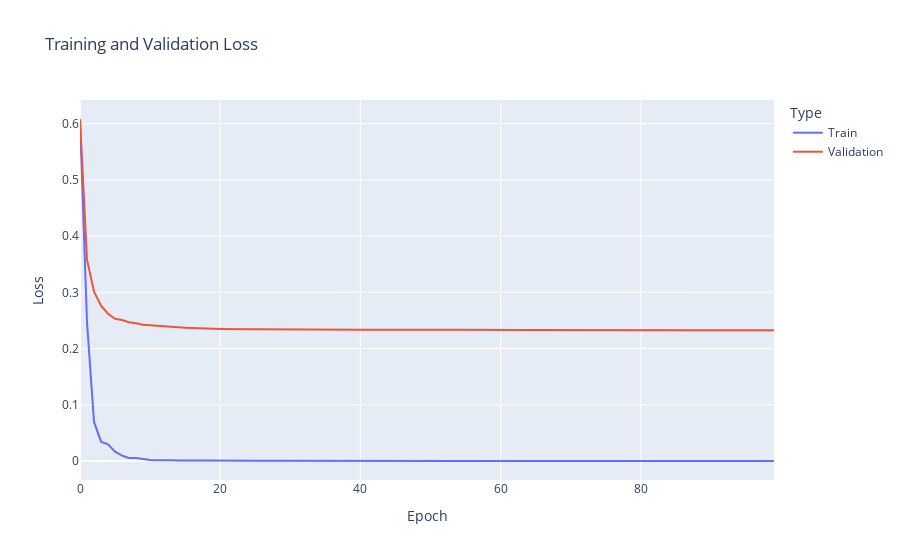

Notebook code cell kept with this figure:
### Markdown cell above
## Plot loss

### Code cell
# Combine train and val losses into a single plot
loss_df = pd.DataFrame({
    'Epoch': list(range(len(train_losses))) + list(range(len(val_losses))),
    'Loss': train_losses + val_losses,
    'Type': ['Train'] * len(train_losses) + ['Validation'] * len(val_losses)
})

px.line(loss_df, x='Epoch', y='Loss', color='Type', 
        title='Training and Validation Loss', 
        labels={'Loss': 'Loss', 'Epoch': 'Epoch'}).show()
